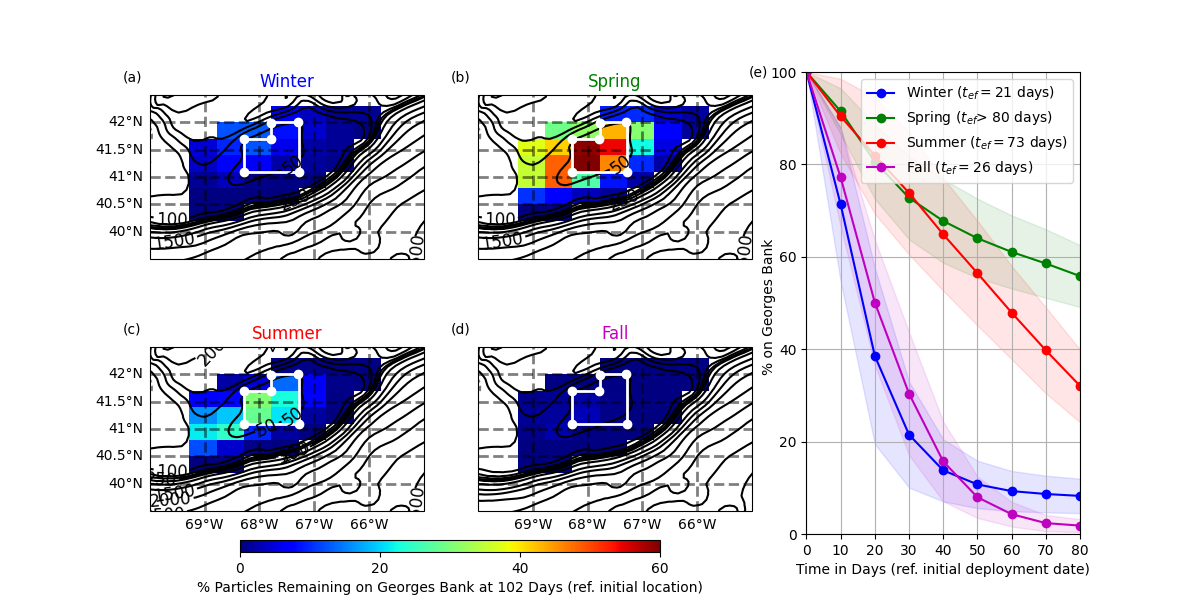

Source code (Python):
#! /usr/bin/env python

import netCDF4
import numpy as np 
import matplotlib.pyplot as plt
import matplotlib.gridspec as gridspec
import cartopy.crs as ccrs
import cartopy.feature as cfea

# define boxes in center of domain (outline) 
Xbot=np.arange(-68.28,-67.28,0.01)
Ybot=np.ones(np.shape(Xbot))*41.1  

Ylft=np.arange(41.1,41.7,0.01)
Xlft=np.ones(np.shape(Ylft))*-68.28

Xtop0=np.arange(-68.28,-67.78,0.01)
Ytop0=np.ones(np.shape(Xtop0))*41.7

Ytop1=np.arange(41.7,42.0,0.01)
Xtop1=np.ones(np.shape(Ytop1))*-67.78

Xtop2=np.arange(-67.78,-67.28,0.01)
Ytop2=np.ones(np.shape(Xtop2))*42.0

Yrig=np.arange(41.1,42,0.01)
Xrig=np.ones(np.shape(Yrig))*-67.28

# END define boxes 

lly1=np.arange(40.2,42.4,0.3)
llx1=np.arange(-69.28,-65.7,0.5)

# make a FULL range box index
lxc=(llx1[1:]+llx1[:-1])/2
lyc=(lly1[1:]+lly1[:-1])/2
XC,YC=np.meshgrid(lxc,lyc)

# load up percent drifters by season that remain on bank, conditioned on the box of deployment
f=np.load('percent_drifters_remaining.npz')
PGBIdata=f['PGBIdata'][:]
PGBImask=f['PGBImask'][:]
f.close()

PGBI=np.ma.masked_array(PGBIdata,mask=PGBImask)

#dni='/Users/sarahzedler/darwin/scripts/github/'
nc=netCDF4.Dataset('mabgom4_hycom.nc')
lon=np.squeeze(nc.variables["lon_rho"][:])
lat=np.squeeze(nc.variables["lat_rho"][:])
H=nc.variables["h"][:]
nc.close()

# set contour levels for bottom bathymetry (meters) 
levels0=np.arange(0,350,50)
levels1=np.arange(500,5010,500)
levs=np.hstack([levels0,levels1])

f=np.load('percent_drifter_on_GB_100days_total.npz')
PNGB1Dmean=f['PNGB1Dmean'][:]
PNGB1Dstd=f['PNGB1Dstd'][:]
tdy=f['tdy'][:]
tPEFtxt=f['tPEFtxt'][:]
f.close()

fig = plt.figure(figsize=(12,6)) 
gs=gridspec.GridSpec(2,3,figure=fig)
axa=fig.add_subplot(gs[0,0],projection=ccrs.PlateCarree())
axa.set_extent([-70,-65,39.5,42.5],crs=ccrs.PlateCarree())
axa.add_feature(cfea.NaturalEarthFeature('physical','land',color='gray',scale='10m',edgecolor='none'))
img00=axa.contour(lon,lat,H,levels=levs,linewidths=1.5,colors='black',transform=ccrs.PlateCarree())
axa.clabel(img00,levels=levs,fontsize=12)
axa.add_feature(cfea.COASTLINE,edgecolor='white')
gl=axa.gridlines(crs=ccrs.PlateCarree(),linewidth=2,color='black',alpha=0.5,linestyle='--',draw_labels=True)
axa.set_title('Winter',color='b')
img1=axa.pcolormesh(XC,YC,PGBI[0,:,:],cmap='jet',vmin=0,vmax=60)
gl.top_labels=False
gl.bottom_labels=False
gl.left_labels=True
gl.right_labels=False
gl.xlines=True
axa.text(-70.5,42.75,'(a)')
axa.plot(Xbot,Ybot,'w-',linewidth=2)
axa.plot(Xlft,Ylft,'w-',linewidth=2)
axa.plot(Xtop0,Ytop0,'w-',linewidth=2)
axa.plot(Xtop1,Ytop1,'w-',linewidth=2)
axa.plot(Xtop2,Ytop2,'w-',linewidth=2)
axa.plot(Xrig,Yrig,'w-',linewidth=2)
axa.plot(Xbot[0],Ybot[0],'wo')
axa.plot(Xlft[0],Ylft[-1],'wo')
axa.plot(Xtop0[-1],Ytop0[0],'wo')
axa.plot(Xtop1[0],Ytop1[-1],'wo')
axa.plot(Xtop2[-1],Ytop2[-1],'wo')
axa.plot(Xrig[-1],Yrig[0],'wo')


axb=fig.add_subplot(gs[0,1],projection=ccrs.PlateCarree())
axb.set_extent([-70,-65,39.5,42.5],crs=ccrs.PlateCarree())
axb.add_feature(cfea.NaturalEarthFeature('physical','land',color='gray',scale='10m',edgecolor='none'))
img10=axb.contour(lon,lat,H,levels=levs,linewidths=1.5,colors='black',transform=ccrs.PlateCarree())
axb.clabel(img10,levels=levs,fontsize=12)
axb.add_feature(cfea.COASTLINE,edgecolor='white')
gl=axb.gridlines(crs=ccrs.PlateCarree(),linewidth=2,color='black',alpha=0.5,linestyle='--',draw_labels=True)
axb.set_title('Spring',color='g')
img01=axb.pcolormesh(XC,YC,PGBI[1,:,:],cmap='jet',vmin=0,vmax=60)
gl.top_labels=False
gl.bottom_labels=False
gl.left_labels=False
gl.right_labels=False
gl.xlines=True
axb.text(-70.5,42.75,'(b)')
axb.plot(Xbot,Ybot,'w-',linewidth=2)
axb.plot(Xlft,Ylft,'w-',linewidth=2)
axb.plot(Xtop0,Ytop0,'w-',linewidth=2)
axb.plot(Xtop1,Ytop1,'w-',linewidth=2)
axb.plot(Xtop2,Ytop2,'w-',linewidth=2)
axb.plot(Xrig,Yrig,'w-',linewidth=2)
axb.plot(Xbot[0],Ybot[0],'wo')
axb.plot(Xlft[0],Ylft[-1],'wo')
axb.plot(Xtop0[-1],Ytop0[0],'wo')
axb.plot(Xtop1[0],Ytop1[-1],'wo')
axb.plot(Xtop2[-1],Ytop2[-1],'wo')
axb.plot(Xrig[-1],Yrig[0],'wo')

axc=fig.add_subplot(gs[1,0],projection=ccrs.PlateCarree())
axc.set_extent([-70,-65,39.5,42.5],crs=ccrs.PlateCarree())
axc.add_feature(cfea.NaturalEarthFeature('physical','land',color='gray',scale='10m',edgecolor='none'))
img10=axc.contour(lon,lat,H,levels=levs,linewidths=1.5,colors='black',transform=ccrs.PlateCarree())
axc.clabel(img10,levels=levs,fontsize=12)
axc.add_feature(cfea.COASTLINE,edgecolor='white')
gl=axc.gridlines(crs=ccrs.PlateCarree(),linewidth=2,color='black',alpha=0.5,linestyle='--',draw_labels=True)
axc.set_title('Summer',color='r')
img1=axc.pcolormesh(XC,YC,PGBI[2,:,:],cmap='jet',vmin=0,vmax=60)
gl.top_labels=False
gl.bottom_labels=True
gl.left_labels=True
gl.right_labels=False
gl.xlines=True
axc.text(-70.5,42.75,'(c)')
axc.plot(Xbot,Ybot,'w-',linewidth=2)
axc.plot(Xlft,Ylft,'w-',linewidth=2)
axc.plot(Xtop0,Ytop0,'w-',linewidth=2)
axc.plot(Xtop1,Ytop1,'w-',linewidth=2)
axc.plot(Xtop2,Ytop2,'w-',linewidth=2)
axc.plot(Xrig,Yrig,'w-',linewidth=2)
axc.plot(Xbot[0],Ybot[0],'wo')
axc.plot(Xlft[0],Ylft[-1],'wo')
axc.plot(Xtop0[-1],Ytop0[0],'wo')
axc.plot(Xtop1[0],Ytop1[-1],'wo')
axc.plot(Xtop2[-1],Ytop2[-1],'wo')
axc.plot(Xrig[-1],Yrig[0],'wo')

axd=fig.add_subplot(gs[1,1],projection=ccrs.PlateCarree())
axd.set_extent([-70,-65,39.5,42.5],crs=ccrs.PlateCarree())
axd.add_feature(cfea.NaturalEarthFeature('physical','land',color='gray',scale='10m',edgecolor='none'))
img11=axd.contour(lon,lat,H,levels=levs,linewidths=1.5,colors='black',transform=ccrs.PlateCarree())
axd.clabel(img10,levels=levs,fontsize=12)
axd.add_feature(cfea.COASTLINE,edgecolor='white')
gl=axd.gridlines(crs=ccrs.PlateCarree(),linewidth=2,color='black',alpha=0.5,linestyle='--',draw_labels=True)
axd.set_title('Fall',color='m')
img1=axd.pcolormesh(XC,YC,PGBI[3,:,:],cmap='jet',vmin=0,vmax=60)
gl.top_labels=False
gl.bottom_labels=True
gl.left_labels=False
gl.right_labels=False
gl.xlines=True
axd.text(-70.5,42.75,'(d)')
axd.plot(Xbot,Ybot,'w-',linewidth=2)
axd.plot(Xlft,Ylft,'w-',linewidth=2)
axd.plot(Xtop0,Ytop0,'w-',linewidth=2)
axd.plot(Xtop1,Ytop1,'w-',linewidth=2)
axd.plot(Xtop2,Ytop2,'w-',linewidth=2)
axd.plot(Xrig,Yrig,'w-',linewidth=2)
axd.plot(Xbot[0],Ybot[0],'wo')
axd.plot(Xlft[0],Ylft[-1],'wo')
axd.plot(Xtop0[-1],Ytop0[0],'wo')
axd.plot(Xtop1[0],Ytop1[-1],'wo')
axd.plot(Xtop2[-1],Ytop2[-1],'wo')
axd.plot(Xrig[-1],Yrig[0],'wo')

axf=fig.add_axes([0.2,0.08,0.35,0.02])
cbar=plt.colorbar(img1,cax=axf,orientation="horizontal")
custom_ticks=[0,20,40,60]
cbar.set_ticks(custom_ticks)
axf.set_xlabel('% Particles Remaining on Georges Bank at 102 Days (ref. initial location)')

axe=fig.add_subplot(gs[:,2])
axe.plot(tdy,PNGB1Dmean[:,0],'b-o',label='Winter ('+r'$t_{ef}=$'+ tPEFtxt[0] +' days)')
axe.plot(tdy,PNGB1Dmean[:,1],'g-o',label='Spring ('+r'$t_{ef}$'+'> 80 days)')
axe.plot(tdy,PNGB1Dmean[:,2],'r-o',label='Summer ('+r'$t_{ef}=$'+ tPEFtxt[1] +' days)')
axe.plot(tdy,PNGB1Dmean[:,3],'m-o',label='Fall ('+r'$t_{ef}=$'+ tPEFtxt[2] +' days)')
axe.legend()
axe.set_xticks([0,10,20,30,40,50,60,70,80])
axe.set_xticklabels(['0','10','20','30','40','50','60','70','80'])
axe.set_yticks([0,20,40,60,80,100])
axe.set_yticklabels(['0','20','40','60','80','100'])
axe.fill_between(tdy,PNGB1Dmean[:,0]-PNGB1Dstd[:,0],PNGB1Dmean[:,0]+PNGB1Dstd[:,0],color='b',alpha=0.1)
axe.fill_between(tdy,PNGB1Dmean[:,1]-PNGB1Dstd[:,1],PNGB1Dmean[:,1]+PNGB1Dstd[:,1],color='g',alpha=0.1)
axe.fill_between(tdy,PNGB1Dmean[:,2]-PNGB1Dstd[:,2],PNGB1Dmean[:,2]+PNGB1Dstd[:,2],color='r',alpha=0.1)
axe.fill_between(tdy,PNGB1Dmean[:,3]-PNGB1Dstd[:,3],PNGB1Dmean[:,3]+PNGB1Dstd[:,3],color='m',alpha=0.1)
axe.set_xlabel('Time in Days (ref. initial deployment date)')
axe.set_xlim(0,80)
axe.set_ylim(0,100)
axe.grid()
axe.text(-13,35,'% on Georges Bank',rotation=90) 
axe.text(-17,99,'(e)')

fig.savefig('figure3.png')
